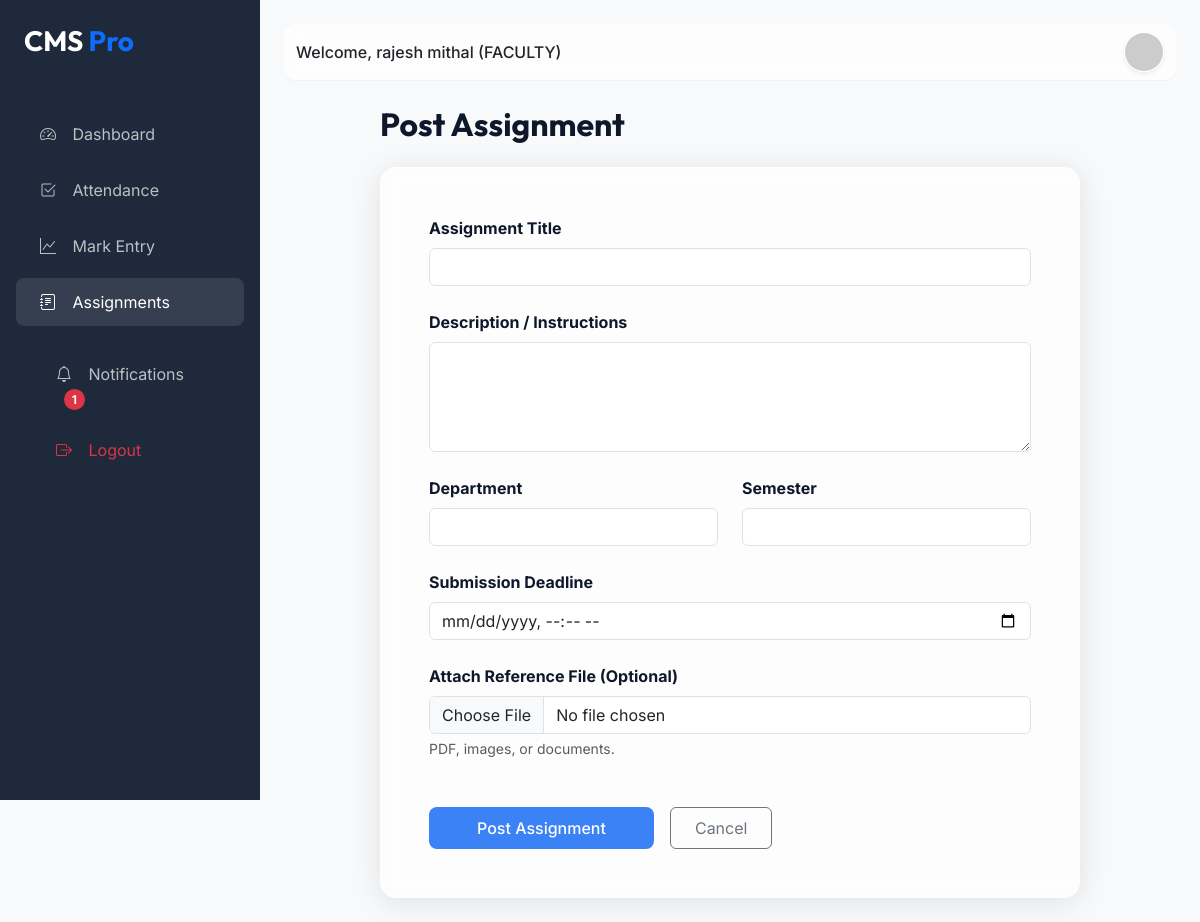
Page /assignments/add/ (signed in) on the committed database.
### cms_app/models.py (models this page shows, shortened)
class User(AbstractUser):
    ADMIN = 'ADMIN'
    FACULTY = 'FACULTY'
    PRINCIPAL = 'PRINCIPAL'
    STUDENT = 'STUDENT'
    ROLE_CHOICES = (
        (ADMIN, 'Admin'),
        (FACULTY, 'Faculty'),
        (PRINCIPAL, 'Principal'),
        (STUDENT, 'Student'),
    )
    role = models.CharField(max_length=20, choices=ROLE_CHOICES, default=FACULTY)
    is_authorized = models.BooleanField(default=False)
    @property
    def unread_notifications_count(self):
        return self.notifications.filter(is_read=False).count()

### cms_app/views.py (the view)
# urls.py: path('assignments/add/', views.assignment_create, name='assignment_add'),
@faculty_only
def assignment_create(request):
    if request.method == 'POST':
        form = AssignmentForm(request.POST, request.FILES)
        if form.is_valid():
            assignment = form.save(commit=False)
            assignment.faculty = request.user.faculty_profile
            assignment.save()
            messages.success(request, "Assignment posted successfully.")
            return redirect('assignment_list')
    else:
        form = AssignmentForm()
    return render(request, 'assignments/assignment_form.html', {'form': form, 'title': 'Post Assignment'})

### cms_app/forms.py
class AssignmentForm(forms.ModelForm):
    class Meta:
        model = Assignment
        fields = ['title', 'description', 'department', 'semester', 'deadline', 'file']
        widgets = {
            'title': forms.TextInput(attrs={'class': 'form-control'}),
            'description': forms.Textarea(attrs={'class': 'form-control', 'rows': 4}),
            'department': forms.TextInput(attrs={'class': 'form-control'}),
            'semester': forms.NumberInput(attrs={'class': 'form-control'}),
            'deadline': forms.DateTimeInput(attrs={'class': 'form-control', 'type': 'datetime-local'}),
            'file': forms.FileInput(attrs={'class': 'form-control'}),
        }

### templates/assignments/assignment_form.html (shortened to what this page needs)
{% extends 'base.html' %}
{% block content %}
<div class="container-fluid">
    <div class="max-width-700 mx-auto">
        <h2 class="fw-bold mb-4">{{ title }}</h2>
        <div class="glass-card p-4 p-md-5">
            <form method="post" enctype="multipart/form-data">
                <div class="row g-4">
                    <div class="col-12">
                        <label class="form-label fw-bold">Assignment Title</label>
                        {{ form.title }}
                    </div>
                    <div class="col-12">
                        <label class="form-label fw-bold">Description / Instructions</label>
                        {{ form.description }}
                    </div>
                    <div class="col-md-6">
                        <label class="form-label fw-bold">Department</label>
                        {{ form.department }}
                    </div>
                    <div class="col-md-6">
                        <label class="form-label fw-bold">Semester</label>
                        {{ form.semester }}
                    </div>
                    <div class="col-md-12">
                        <label class="form-label fw-bold">Submission Deadline</label>
                        {{ form.deadline }}
                    </div>
                    <div class="col-12">
                        <label class="form-label fw-bold">Attach Reference File (Optional)</label>
                        {{ form.file }}
                        <small class="text-muted mt-1 d-block">PDF, images, or documents.</small>
                    </div>
                </div>
                <div class="mt-5 d-flex gap-3">
                    <button type="submit" class="btn btn-primary px-5 py-2">Post Assignment</button>
                    <a href="{% url 'assignment_list' %}" class="btn btn-outline-secondary px-4 py-2">Cancel</a>
                </div>
            </form>
        </div>
    </div>
</div>
{% endblock %}

### templates/base.html (shortened to what this page needs)
<!DOCTYPE html>
<html lang="en">
<head>
    <link href="https://cdn.jsdelivr.net/npm/bootstrap@5.3.0/dist/css/bootstrap.min.css" rel="stylesheet">
    <link rel="stylesheet" href="https://cdn.jsdelivr.net/npm/bootstrap-icons@1.11.1/font/bootstrap-icons.css">
</head>
<body>
    {% if user.is_authenticated %}
    <div class="sidebar" id="sidebar">
        <div class="p-4">
            <h3 class="fw-bold mb-4">CMS <span class="text-primary">Pro</span></h3>
        </div>
        <nav class="nav flex-column">
            <a class="nav-link {% if request.resolver_match.url_name == 'dashboard' %}active{% endif %}"
                href="{% url 'dashboard' %}">
                <i class="bi bi-speedometer2"></i> Dashboard
            </a>
            {% if user.role == 'FACULTY' %}
            <a class="nav-link {% if 'attendance' in request.path %}active{% endif %}"
                href="{% url 'attendance_mark' %}">
                <i class="bi bi-check2-square"></i> Attendance
            </a>
            <a class="nav-link {% if 'marks' in request.path %}active{% endif %}" href="{% url 'marks_list' %}">
                <i class="bi bi-graph-up"></i> Mark Entry
            </a>
            <a class="nav-link {% if 'assignments' in request.path %}active{% endif %}"
                href="{% url 'assignment_list' %}">
                <i class="bi bi-journal-text"></i> Assignments
            </a>
            {% endif %}
            <div class="mt-auto p-3">
                <a class="nav-link {% if 'notifications' in request.path %}active{% endif %}"
                    href="{% url 'notification_list' %}">
                    <i class="bi bi-bell"></i> Notifications
                    {% if user.unread_notifications_count > 0 %}
                    <span class="badge bg-danger rounded-pill ms-2">{{ user.unread_notifications_count }}</span>
                    {% endif %}
                </a>
                <a class="nav-link text-danger" href="{% url 'logout' %}">
                    <i class="bi bi-box-arrow-right"></i> Logout
                </a>
            </div>
        </nav>
    </div>
    {% endif %}
    <div class="{% if user.is_authenticated %}main-content{% else %}container{% endif %}">
        {% if user.is_authenticated %}
        <nav class="navbar navbar-expand-lg">
            <div class="container-fluid">
                <span class="navbar-text fw-medium text-dark">
                    Welcome, {{ user.get_full_name|default:user.username }} ({{ user.role }})
                </span>
                <div class="ms-auto d-flex align-items-center">
                    <div class="dropdown">
                        <a href="{% if user.role == 'STUDENT' %}{% url 'student_profile' %}{% elif user.role == 'FACULTY' %}{% url 'faculty_profile' %}{% elif user.role == 'PRINCIPAL' %}{% url 'principal_profile' %}{% else %}#{% endif %}"
                            title="View Profile">
                            <img src="https://ui-avatars.com/api/?name={{ user.username }}&background=random"
                                class="rounded-circle border border-white shadow-sm" width="40" height="40"
                                alt="avatar shadow-sm">
                        </a>
                    </div>
                </div>
            </div>
        </nav>
        {% endif %}
        {% block content %}{% endblock %}
    </div>
</body>
</html>

### templates/base.html (style rules this page uses)
:root { --primary-bg: #f8f9fa; --sidebar-bg: #1e293b; --accent-color: #3b82f6; --text-main: #0f172a; --card-glass: rgba(255, 255, 255, 0.7); }
body { font-family: 'Inter', sans-serif; background-color: var(--primary-bg); color: var(--text-main); overflow-x: hidden; }
h1, h2, h3, .navbar-brand { font-family: 'Outfit', sans-serif; }
.glass-card { background: var(--card-glass); backdrop-filter: blur(10px); border: 1px solid rgba(255, 255, 255, 0.3); border-radius: 16px; box-shadow: 0 4px 30px rgba(0, 0, 0, 0.1); }
.sidebar { height: 100vh; width: 260px; position: fixed; top: 0; left: 0; background-color: var(--sidebar-bg); color: white; transition: all 0.3s; z-index: 1000; }
.sidebar .nav-link { color: rgba(255, 255, 255, 0.7); padding: 12px 24px; border-radius: 8px; margin: 4px 16px; transition: 0.3s; }
.sidebar .nav-link:hover, .sidebar .nav-link.active { color: white; background-color: rgba(255, 255, 255, 0.1); }
.sidebar .nav-link i { margin-right: 12px; }
.main-content { margin-left: 260px; padding: 24px; transition: all 0.3s; }
.navbar { background: var(--card-glass); backdrop-filter: blur(10px); border-bottom: 1px solid rgba(0, 0, 0, 0.05); margin-bottom: 24px; border-radius: 12px; }
.btn-primary { background-color: var(--accent-color); border: none; padding: 10px 20px; border-radius: 8px; font-weight: 500; transition: 0.3s; }

### templates/assignments/assignment_form.html (style rules this page uses)
.max-width-700 { max-width: 700px; }

### rows in the picture
User: unread_notifications_count "1", get_full_name "rajesh mithal", role "FACULTY"

### other values in the picture
{{ title }} "Post Assignment"
